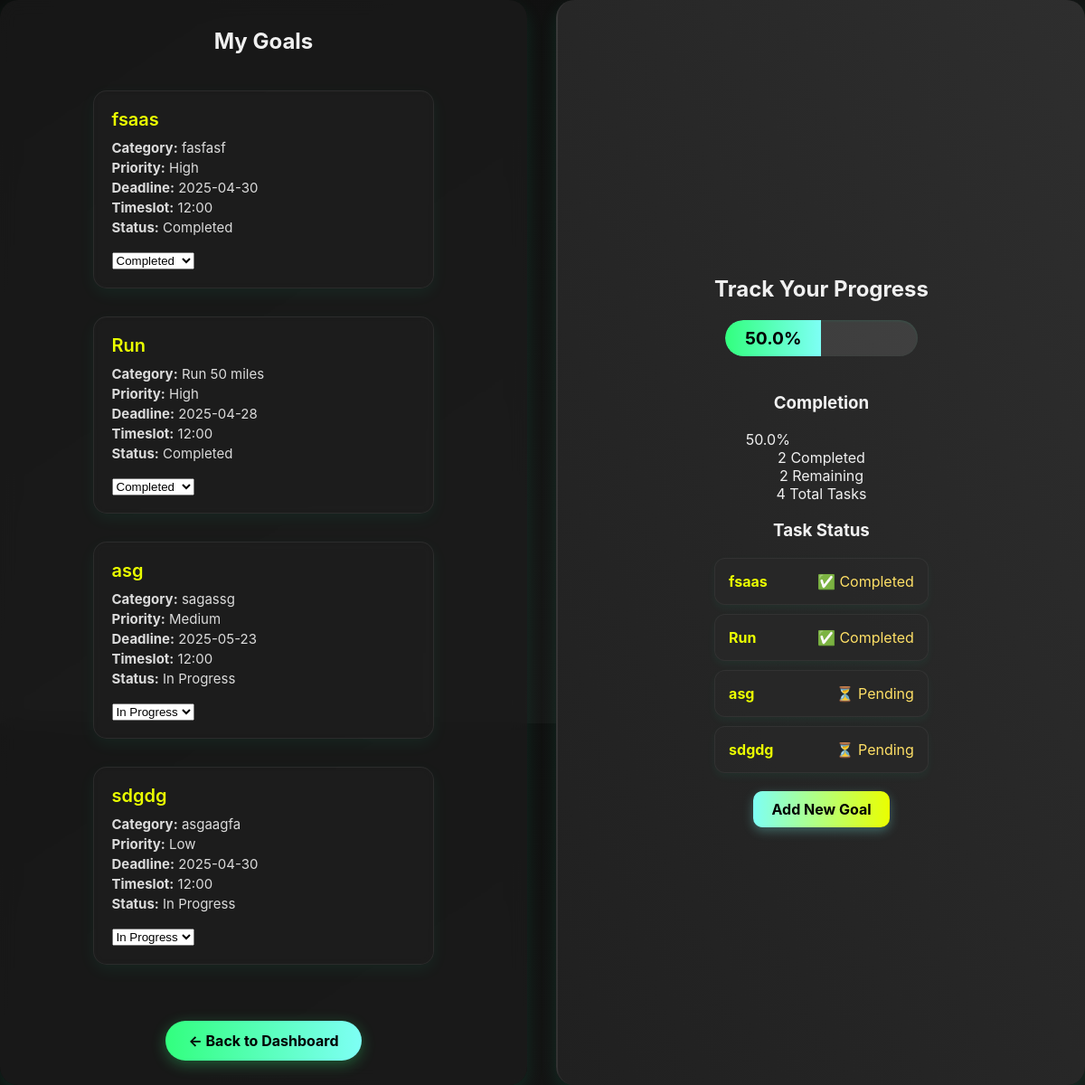
/goals/view (signed in), run on the app's committed database.
### models/goal.py (models this page shows)
class Goal(db.Model):
    id = db.Column(db.Integer, primary_key=True)
    title = db.Column(db.String(150), nullable=False)
    category = db.Column(db.String(100))
    deadline = db.Column(db.Date)
    notes = db.Column(db.Text)
    created_at = db.Column(db.DateTime, default=datetime.utcnow)
    user_id = db.Column(db.Integer, db.ForeignKey('user.id'), nullable=False)
    priority = db.Column(db.Integer, default=1)
    completion = db.Column(db.Boolean, default=False)
    start_time = db.Column(db.Time)

### routes/goal.py (the view)
@goal_bp.route('/view')
@login_required
def view_goals():
    user_goals = Goal.query.filter_by(user_id=current_user.id).order_by(Goal.priority.asc(), Goal.created_at.desc()).all()
    completed_goals = sum(1 for g in user_goals if g.completion)
    total_goals = len(user_goals)
    completion_rate = (completed_goals / total_goals * 100) if total_goals > 0 else 0
    return render_template(
        'goal/view_goals.html',
        goals=user_goals,
        completed_goals=completed_goals,
        total_goals=total_goals,
        completion_rate=completion_rate
    )

### app.py (called while the page is built)
@login_manager.user_loader
def load_user(user_id):
    return User.query.get(int(user_id))

### templates/goal/view_goals.html (shortened to what this page needs)
<!DOCTYPE html>
<html lang="en">
<head>
    <link rel="stylesheet" href="{{ url_for('static', filename='css/styles.css') }}">
</head>
<body>
    <div class="container">
        <div class="left-panel">
            <h2>My Goals</h2>
            <div class="goal-list">
                {% if goals %}
                    {% for goal in goals %}
                    <div class="goal-card">
                        <h3>{{ goal.title }}</h3>
                        <p><strong>Category:</strong> {{ goal.category }}</p>
                        <p><strong>Priority:</strong> <span class="priority-{{ goal.priority|lower }}">{% if goal.priority == 0 %}High
                            {% elif goal.priority == 1 %}Medium
                            {% else %}Low
                            {% endif %}</span></p>
                        <p><strong>Deadline:</strong> {{ goal.deadline.strftime('%Y-%m-%d') }}</p>
                        <p><strong>Timeslot:</strong> {{ goal.start_time.strftime('%H:%M') }} </p>
                        <p><strong>Status:</strong> {{ 'Completed' if goal.completion else 'In Progress' }}</p>
                        <div class="task-actions">
                            <form action="{{ url_for('goal.update_goal', goal_id=goal.id) }}" method="POST">
                                <select name="completion" onchange="this.form.submit()">
                                    <option value="False" {% if not goal.completion %}selected{% endif %}>In Progress</option>
                                    <option value="True" {% if goal.completion %}selected{% endif %}>Completed</option>
                                </select>
                            </form>
                        </div>
                    </div>
                    {% endfor %}
                {% else %}
                    <p>No goals declared yet.</p>
                {% endif %}
            </div>
            <p class="alt-link">
                <a href="{{ url_for('main.dashboard') }}" class="back-dashboard-btn">← Back to Dashboard</a>
            </p>
        </div>
        <div class="right-panel">
            <div class="right-panel-content">
                <h2>Track Your Progress</h2>
                <div class="progress-container-bar">
                    <div class="progress-outer">
                        <div class="progress-inner" style="width: {{ completion_rate }}%;">
                            {{ "%.1f"|format(completion_rate) }}%
                        </div>
                    </div>
                </div>
                <div class="progress-stats">
                    <div class="progress-card">
                        <h3>Completion</h3>
                        <div class="progress-bar">
                            <div class="progress-fill" style="width: {{ completion_rate }}%;">
                                {{ "%.1f"|format(completion_rate) }}%
                            </div>
                        </div>
                    </div>
                    <div class="stats-grid">
                        <div class="stat-card">
                            <span class="stat-number">{{ completed_goals }}</span>
                            <span class="stat-label">Completed</span>
                        </div>
                        <div class="stat-card">
                            <span class="stat-number">{{ total_goals - completed_goals }}</span>
                            <span class="stat-label">Remaining</span>
                        </div>
                        <div class="stat-card">
                            <span class="stat-number">{{ total_goals }}</span>
                            <span class="stat-label">Total Tasks</span>
                        </div>
                    </div>
                </div>
                <div class="task-breakdown">
                    <h3>Task Status</h3>
                    <ul class="task-list">
                        {% for task in goals %}
                        <li class="task-item {{ 'completed' if task.completion else 'pending' }}">
                            <strong>{{ task.title }}</strong>
                            <span class="status-badge">
                                {% if task.completion %}
                                    ✅ Completed
                                {% else %}
                                    ⏳ Pending
                                {% endif %}
                            </span>
                        </li>
                        {% endfor %}
                    </ul>
                </div>
                <div class="goal-footer">
                    <a href="{{ url_for('goal.declare_goal') }}">Add New Goal</a>
                </div>
            </div>
        </div>
    </div>
</body>
</html>

### static/css/styles.css (style rules this page uses)
body { margin: 0; padding: 0; font-family: 'Inter', sans-serif; display: flex; height: 100vh; background: linear-gradient(to bottom right, #0f0f0f, #1c1c1c); color: #f0f0f0; }
.container { display: flex; width: 100vw; height: 150vh; }
.left-panel, .right-panel { flex: 1; display: flex; align-items: center; justify-content: center; flex-direction: column; padding: 40px; box-sizing: border-box; height: 150vh; backdrop-filter: blur(10px); background: rgba(30, 30, 30, 0.6); border-radius: 20px; box-shadow: 0 8px 20px rgba(0, 255, 170, 0.1); }
.left-panel { color: #f0f0f0; }
.right-panel { background: linear-gradient(to top right, #202020, #2e2e2e); color: #f0f0f0; text-align: center; border-left: 2px solid rgba(255, 255, 255, 0.05); }
.goal-list { display: flex; flex-direction: column; gap: 15px; margin-top: 20px; }
.goal-card { width: 21rem; background: rgba(40, 40, 40, 0.7); padding: 20px; border-radius: 20px; border: 1px solid rgba(255, 255, 255, 0.06); box-shadow: 0 8px 24px rgba(0, 255, 170, 0.08); backdrop-filter: blur(8px); transition: transform 0.3s ease, box-shadow 0.3s ease; animation: fadeInCard 0.4s ease-in; }
.goal-card h3 { margin: 0 0 10px; color: #eaff00; font-size: 20px; font-weight: 600; }
.goal-card p { margin: 3px 0; color: #dcdcdc; font-size: 15px; }
.task-list { list-style: none; padding: 0; }
.task-item { background: rgba(40, 40, 40, 0.7); border: 1px solid rgba(255, 255, 255, 0.05); padding: 15px; margin-bottom: 10px; border-radius: 12px; display: flex; justify-content: space-between; align-items: center; box-shadow: 0 4px 10px rgba(0, 255, 170, 0.05); color: #eaff00; }
.task-actions { display: flex; gap: 10px; }
.status-badge { color: #ffe066; }
.container { display: flex; gap: 2rem; flex-wrap: wrap; }
.goal-card { border: 1px solid rgba(255, 255, 255, 0.07); padding: 1.2rem; margin-bottom: 1rem; border-radius: 15px; background: rgba(30, 30, 30, 0.75); box-shadow: 0 6px 18px rgba(0, 255, 170, 0.06); color: #eaff00; backdrop-filter: blur(6px); transition: transform 0.2s ease; }
.task-actions { margin-top: 1rem; }
.progress-container-bar { width: 90%; margin: 20px auto 40px auto; }
.progress-outer { background-color: rgba(255, 255, 255, 0.1); border-radius: 50px; height: 40px; width: 100%; box-shadow: inset 0 1px 3px rgba(0, 255, 170, 0.1); overflow: hidden; }
.progress-inner { background: linear-gradient(to right, #32ff7e, #7efff5); height: 100%; border-radius: 50px 0 0 50px; text-align: center; line-height: 40px; color: #000; font-weight: bold; font-size: 1.2rem; transition: width 0.6s ease; }
.goal-footer { margin-top: 20px; text-align: center; }
.goal-footer a { display: inline-block; padding: 10px 20px; background: linear-gradient(to right, #7efff5, #eaff00); color: #000; text-decoration: none; border-radius: 10px; font-weight: bold; transition: transform 0.3s ease, box-shadow 0.3s ease; box-shadow: 0 4px 12px rgba(126, 255, 245, 0.3); }
.back-dashboard-btn { margin-top: 30px; display: inline-block; padding: 12px 25px; background: linear-gradient(to right, #32ff7e, #7efff5); color: #000; font-weight: bold; border-radius: 30px; text-decoration: none; font-size: 16px; transition: transform 0.3s ease, box-shadow 0.3s ease; box-shadow: 0 4px 16px rgba(50, 255, 126, 0.3); }
body { display: flex; margin: 0; background: linear-gradient(to bottom right, #0d0d0d, #1a1a1a); color: #f0f0f0; }

### data on the page
Goal: title "fsaas", category "fasfasf", priority "High", deadline "2025-04-30", start_time "12:00", completion "Completed", shows "✅ Completed"
Goal: title "Run", category "Run 50 miles", priority "High", deadline "2025-04-28", start_time "12:00", completion "Completed", shows "✅ Completed"
Goal: title "asg", category "sagassg", priority "Medium", deadline "2025-05-23", start_time "12:00", completion "In Progress", shows "⏳ Pending"
Goal: title "sdgdg", category "asgaagfa", priority "Low", deadline "2025-04-30", start_time "12:00", completion "In Progress", shows "⏳ Pending"

### other printed values
{{ "%.1f"|format(completion_rate) }} "50.0"
{{ completed_goals }} "2"
{{ total_goals - completed_goals }} "2"
{{ total_goals }} "4"
